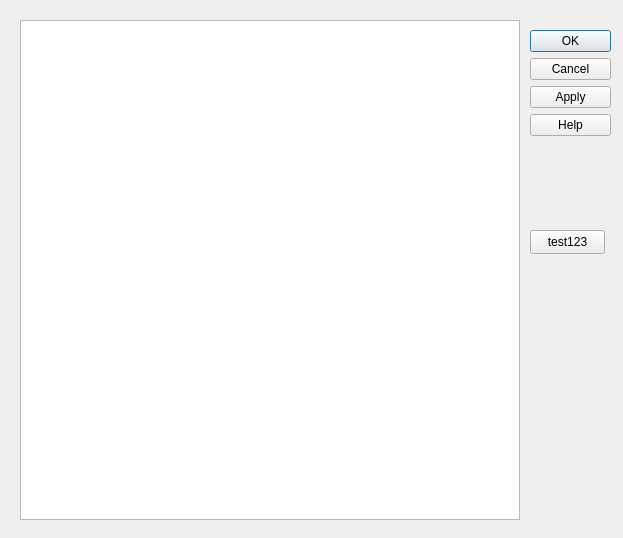
<?xml version="1.0" encoding="UTF-8"?>
<ui version="4.0">
 <class>Form</class>
 <widget class="QWidget" name="Form">
  <property name="geometry">
   <rect>
    <x>0</x>
    <y>0</y>
    <width>623</width>
    <height>538</height>
   </rect>
  </property>
  <property name="minimumSize">
   <size>
    <width>623</width>
    <height>538</height>
   </size>
  </property>
  <property name="maximumSize">
   <size>
    <width>623</width>
    <height>538</height>
   </size>
  </property>
  <property name="sizeIncrement">
   <size>
    <width>623</width>
    <height>538</height>
   </size>
  </property>
  <property name="baseSize">
   <size>
    <width>623</width>
    <height>538</height>
   </size>
  </property>
  <property name="windowTitle">
   <string>Form</string>
  </property>
  <widget class="QDialogButtonBox" name="buttonBox">
   <property name="geometry">
    <rect>
     <x>530</x>
     <y>30</y>
     <width>81</width>
     <height>241</height>
    </rect>
   </property>
   <property name="mouseTracking">
    <bool>false</bool>
   </property>
   <property name="layoutDirection">
    <enum>Qt::LayoutDirection::LeftToRight</enum>
   </property>
   <property name="orientation">
    <enum>Qt::Orientation::Vertical</enum>
   </property>
   <property name="standardButtons">
    <set>QDialogButtonBox::StandardButton::Apply|QDialogButtonBox::StandardButton::Cancel|QDialogButtonBox::StandardButton::Help|QDialogButtonBox::StandardButton::Ok</set>
   </property>
   <property name="centerButtons">
    <bool>false</bool>
   </property>
  </widget>
  <widget class="QGraphicsView" name="screenView">
   <property name="geometry">
    <rect>
     <x>20</x>
     <y>20</y>
     <width>500</width>
     <height>500</height>
    </rect>
   </property>
  </widget>
  <widget class="QPushButton" name="test123">
   <property name="geometry">
    <rect>
     <x>530</x>
     <y>230</y>
     <width>75</width>
     <height>24</height>
    </rect>
   </property>
   <property name="text">
    <string>test123</string>
   </property>
  </widget>
 </widget>
 <resources/>
 <connections/>
</ui>
